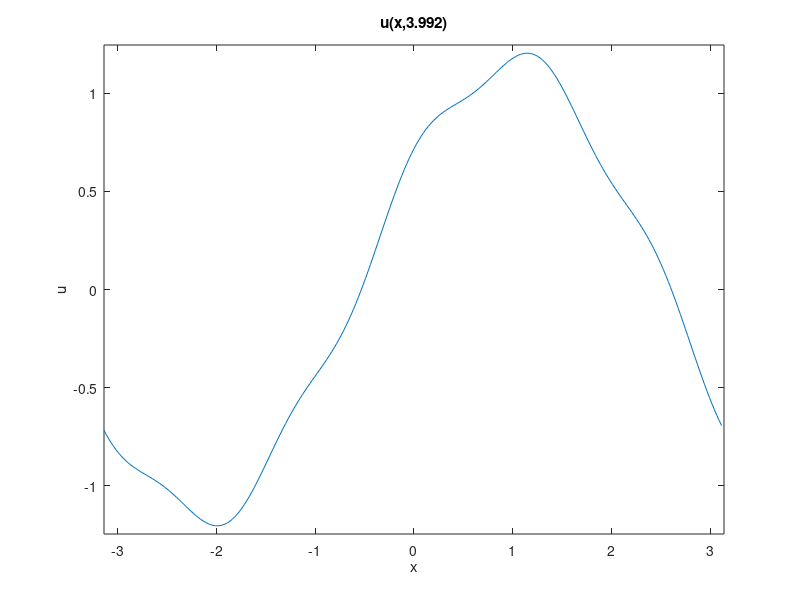

Recreate this plot in MATLAB.
function heat_rk4
% Solve the heat equation, 
%    u_t = nu*u_xx + f(x,t),  
%    u(x,0) = u_ic(x),
% with periodic boundary conditions using spectral methods and
% fully explicit Runge-Kutta-4 (rk4) time stepping.
% Author: Adam Larios.  Last modified: 2017-01-23.
close all;

%% User Inputs ============================================================
% Resolution (number of points).  Best for FFT to use a power of 2.
N = 2^8;

% Viscosity. Must choose large enough for resolution, small enough for CFL.
nu = 0.01;

% Initial time and final time.
t_0 = 0.0;
t_f = 4.0;

% Domain is [x_left,x_right).  It is periodic, so we identify endpoints.
x_left = -pi;
x_right = pi;

% Initial Condition
u_ic = @(x) sin(x) + 0.2*cos(5*x) + 0.1*sin(33*x);

% Forcing on right-hand side.
f = @(x,t) 0.5*cos(x)/(1+t^2);

% CFL number for viscous term, used to determine time step.
CFL = 2/pi^2; % Need something less than or equal to 2/pi^2.

%% Grid Setup =============================================================
% Domain length
L = x_right - x_left;

% Step size.  Should it be L/N or L/(N-1)?
% Consider 4 points on [0,1]: [0.0, 0.25, 0.5, 0.75].  Thus, need dx = 1/4.
dx = L/N;
x = x_left + (0:(N-1))*dx;

% Compute time step respecting the viscous CFL (required for stability).
dt = CFL*dx^2/nu;
num_times = length(t_0:dt:t_f); % Number of time steps.
t = t_0; % Initialize time.

% Store all the wave-numbers, based on the way Matlab orders them.
k = [0:N/2-1, 0, -N/2+1:-1]*(2*pi/L);
k_sq = [0:N/2, -N/2+1:-1].^2*(2*pi/L)^2;

% Pre-compute the Laplacian operator in Fourier space, times nu.
nu_Lap_hat = nu*(-k_sq);

% Initialize u to initial data.
u = u_ic(x);

% Capture extreme values of u for setting axes in plot.
u_min = min(u);
u_max = max(u);

% Compute the DFT (Discrete Fourier Transform) of initial data.
u_hat = fft(u);

%% Main time-stepping loop to solve the PDE. ==============================
for ti = 1:num_times
    % Plot by returning to physical space.
    u = real(ifft(u_hat));
    plot(x,u);
    title(sprintf('u(x,%1.3f)',t));
    axis([x_left, x_right, u_min, u_max]); % Keep plot window fixed.
    xlabel('x');
    ylabel('u');
    drawnow; % Make Matlab dump the graphics immediately for animation.
    
    % Main update to right-hand side (rhs), using rk4.
    k1 = rhs(t         ,u_hat            ,nu_Lap_hat,f(x,t         ));
    k2 = rhs(t + 0.5*dt,u_hat + 0.5*dt*k1,nu_Lap_hat,f(x,t + 0.5*dt));
    k3 = rhs(t + 0.5*dt,u_hat + 0.5*dt*k2,nu_Lap_hat,f(x,t + 0.5*dt));
    k4 = rhs(t +     dt,u_hat +     dt*k3,nu_Lap_hat,f(x,t +     dt));
    u_hat = u_hat + (k1 + 2*k2 + 2*k3 + k4)*dt/6;
    
    t = t + dt;
end

end % End function "heat_rk4"

function z = rhs(t,u_hat,nu_Lap_hat,force)
z = nu_Lap_hat.*u_hat + fft(force);
end
